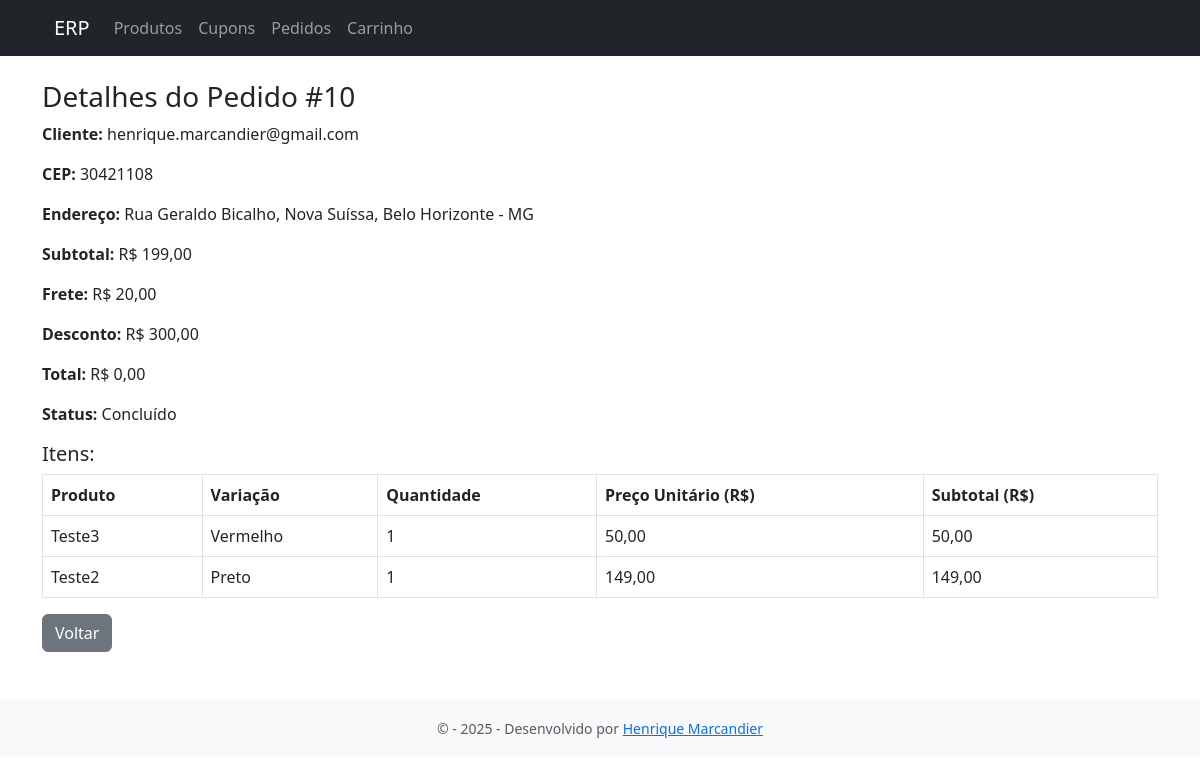
Screenshot of /?url=pedido/detalhes&id=10 with the database file from the repository.
### tables this page shows
CREATE TABLE `pedidos` (
  `id` int(11) NOT NULL AUTO_INCREMENT,
  `cliente_nome` varchar(100) NOT NULL,
  `email_cliente` varchar(100) DEFAULT NULL,
  `cep` varchar(10) DEFAULT NULL,
  `endereco` varchar(255) DEFAULT NULL,
  `status` enum('Pendente','Processando','Enviado','Cancelado','Concluído') DEFAULT 'Pendente',
  `cupom_aplicado` varchar(255) DEFAULT NULL,
  `subtotal` decimal(10,2) NOT NULL DEFAULT 0.00,
  `frete` decimal(10,2) NOT NULL DEFAULT 0.00,
  `desconto` decimal(10,2) NOT NULL DEFAULT 0.00,
  `total` decimal(10,2) NOT NULL DEFAULT 0.00,
  `criado_em` datetime DEFAULT current_timestamp(),
  PRIMARY KEY (`id`)
);

CREATE TABLE `pedido_itens` (
  `id` int(11) NOT NULL AUTO_INCREMENT,
  `pedido_id` int(11) NOT NULL,
  `variacao_id` int(11) NOT NULL,
  `quantidade` int(11) NOT NULL,
  `preco_unitario` decimal(10,2) NOT NULL,
  PRIMARY KEY (`id`)
);

CREATE TABLE `produtos` (
  `id` int(11) NOT NULL AUTO_INCREMENT,
  `nome` varchar(100) NOT NULL,
  `descricao` text DEFAULT NULL,
  `preco` decimal(10,2) NOT NULL DEFAULT 0.00,
  `ativo` tinyint(1) DEFAULT 1,
  `criado_em` datetime DEFAULT current_timestamp(),
  PRIMARY KEY (`id`)
);

CREATE TABLE `variacoes` (
  `id` int(11) NOT NULL AUTO_INCREMENT,
  `produto_id` int(11) NOT NULL,
  `nome` varchar(100) NOT NULL,
  `preco` decimal(10,2) NOT NULL,
  PRIMARY KEY (`id`)
);

### controllers/PedidoController.php (called while the page is built, shortened)
<?php
require_once __DIR__ . '/../models/Cupom.php';
        ?>
        <?php
function detalhesPedido() {
    global $conn;
    $id = intval($_GET['id']);
    $resPedido = $conn->query("SELECT * FROM pedidos WHERE id = $id");
    $pedido = $resPedido->fetch_assoc();
    $resItens = $conn->query("SELECT pi.*, v.nome AS variacao_nome, p.nome AS produto_nome FROM pedido_itens pi
        JOIN variacoes v ON pi.variacao_id = v.id
        JOIN produtos p ON v.produto_id = p.id
        WHERE pi.pedido_id = $id");
    $itens = $resItens->fetch_all(MYSQLI_ASSOC);
    include __DIR__ . '/../views/pedidos/detalhes.php';
}
?>

### views/pedidos/detalhes.php (the view)
<?php include __DIR__ . '/../layout/header.php'; ?>
<div class="container mt-4">
  <h3>Detalhes do Pedido #<?= $pedido['id'] ?></h3>
  <p><strong>Cliente:</strong> <?= htmlspecialchars($pedido['email_cliente']) ?></p>
  <p><strong>CEP:</strong> <?= htmlspecialchars($pedido['cep']) ?></p>
  <p><strong>Endereço:</strong> <?= htmlspecialchars($pedido['endereco']) ?></p>
  <p><strong>Subtotal:</strong> R$ <?= number_format($pedido['subtotal'], 2, ',', '.') ?></p>
  <p><strong>Frete:</strong> R$ <?= number_format($pedido['frete'], 2, ',', '.') ?></p>
  <p><strong>Desconto:</strong> R$ <?= number_format($pedido['desconto'], 2, ',', '.') ?></p>
  <p><strong>Total:</strong> R$ <?= number_format($pedido['total'], 2, ',', '.') ?></p>
  <p><strong>Status:</strong> <?= htmlspecialchars($pedido['status'] ?? 'Pendente') ?></p>
  <h5>Itens:</h5>
  <table class="table table-bordered">
    <thead>
      <tr>
        <th>Produto</th>
        <th>Variação</th>
        <th>Quantidade</th>
        <th>Preço Unitário (R$)</th>
        <th>Subtotal (R$)</th>
      </tr>
    </thead>
    <tbody>
      <?php foreach ($itens as $item): ?>
      <tr>
        <td><?= htmlspecialchars($item['produto_nome']) ?></td>
        <td><?= htmlspecialchars($item['variacao_nome']) ?></td>
        <td><?= $item['quantidade'] ?></td>
        <td><?= number_format($item['preco_unitario'], 2, ',', '.') ?></td>
        <td><?= number_format($item['quantidade'] * $item['preco_unitario'], 2, ',', '.') ?></td>
      </tr>
      <?php endforeach; ?>
    </tbody>
  </table>
  <a href="?url=pedidos" class="btn btn-secondary">Voltar</a>
</div>
<?php include __DIR__ . '/../layout/footer.php'; ?>

### rows the page displays
pedidos: id "10", email_cliente "henrique.marcandier@gmail.com", cep "30421108", endereco "Rua Geraldo Bicalho, Nova Suíssa, Belo Horizonte - MG", subtotal "199,00", frete "20,00", desconto "300,00", total "0,00", status "Concluído"
pedido_itens: produtos.nome "Teste3", variacoes.nome "Vermelho", quantidade "1", preco_unitario "50,00", $item['quantidade'] * $item['preco_unitario'] "50,00"
pedido_itens: produtos.nome "Teste2", variacoes.nome "Preto", quantidade "1", preco_unitario "149,00", $item['quantidade'] * $item['preco_unitario'] "149,00"
